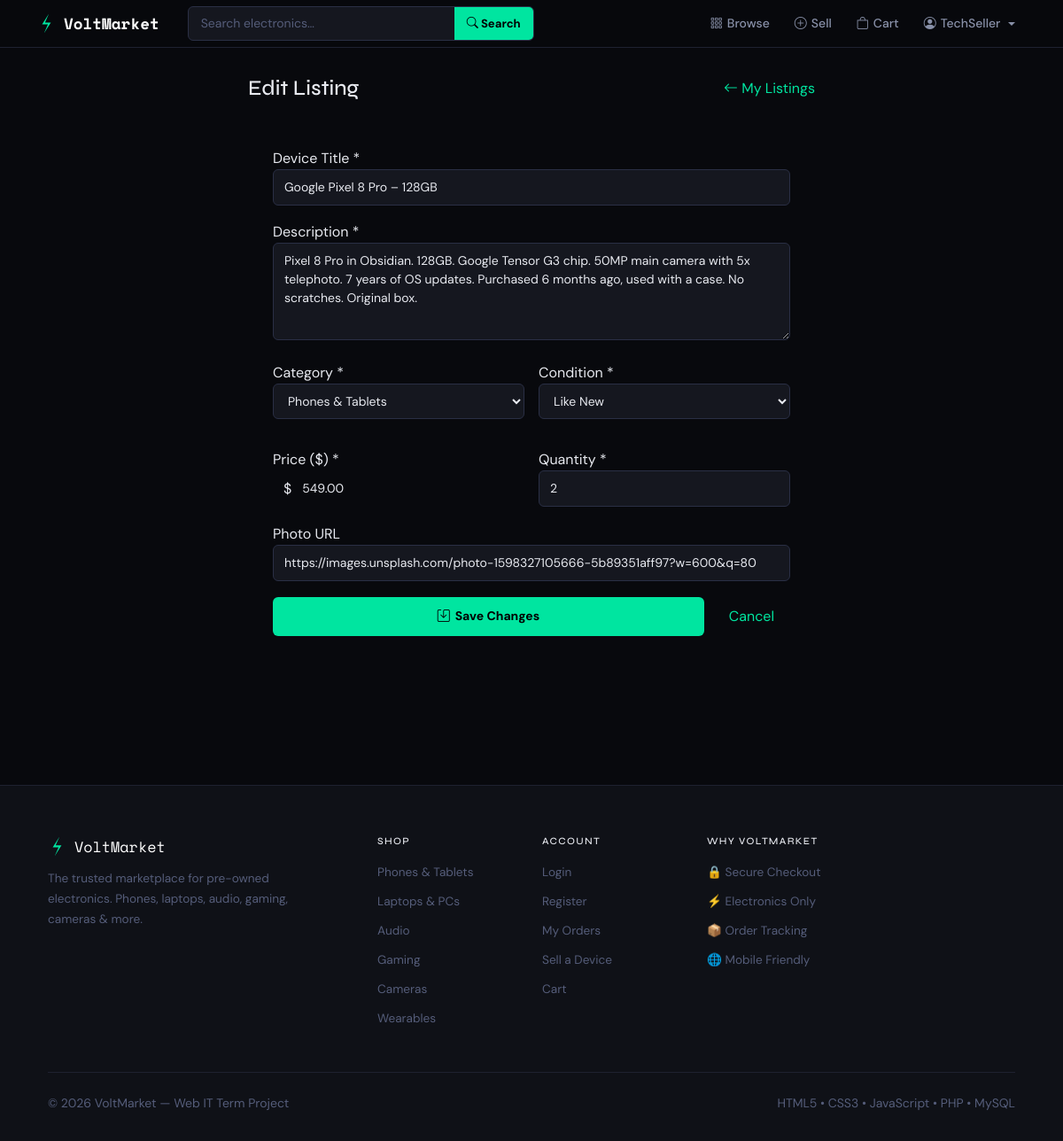
The app's page /edit_listing.php?id=4 (signed in) with its own data.
### tables this page shows
CREATE TABLE IF NOT EXISTS products (
  id INT AUTO_INCREMENT PRIMARY KEY, name VARCHAR(200) NOT NULL, description TEXT,
  price DECIMAL(10,2) NOT NULL, image_url VARCHAR(500) DEFAULT NULL,
  category VARCHAR(80) NOT NULL, `condition` VARCHAR(50) NOT NULL DEFAULT 'Good',
  stock INT NOT NULL DEFAULT 1, seller_id INT NOT NULL, created_at TIMESTAMP NOT NULL DEFAULT CURRENT_TIMESTAMP,
  FOREIGN KEY (seller_id) REFERENCES users(id) ON DELETE CASCADE
);

### edit_listing.php (the view, shortened to what this page needs)
<?php
require_once __DIR__ . '/includes/db.php';
$id=filter_input(INPUT_GET,'id',FILTER_VALIDATE_INT);
$stmt=$pdo->prepare("SELECT * FROM products WHERE id=?"); $stmt->execute([$id]); $product=$stmt->fetch();
$categories=['Phones & Tablets','Laptops & PCs','Audio','Gaming','Cameras','Wearables','Components & Parts'];
$conditions=['Like New','Good','Fair','For Parts'];
require_once __DIR__ . '/includes/header.php';
?>
<div style="max-width:640px;margin:0 auto;">
  <div style="display:flex;justify-content:space-between;align-items:center;margin-bottom:24px;">
    <h1 style="font-size:1.5rem;margin:0;">Edit Listing</h1>
    <a href="<?= BASE_URL ?>/sell.php" class="btn-outline btn-sm"><i class="bi bi-arrow-left"></i> My Listings</a>
  </div>
  <div style="background:var(--card);border:1px solid var(--border);border-radius:var(--radius-lg);padding:28px;">
    <form method="POST" class="vm-form" novalidate>
      <div class="vm-form-group"><label class="vm-sidebar-lbl">Device Title *</label><input type="text" name="name" class="vm-input" required minlength="2" value="<?= htmlspecialchars($product['name']) ?>"></div>
      <div class="vm-form-group"><label class="vm-sidebar-lbl">Description *</label><textarea name="description" class="vm-input" style="min-height:110px;" required><?= htmlspecialchars($product['description']) ?></textarea></div>
      <div style="display:grid;grid-template-columns:1fr 1fr;gap:16px;">
        <div class="vm-form-group"><label class="vm-sidebar-lbl">Category *</label>
          <select name="category" class="vm-input" required><?php foreach($categories as $c): ?><option value="<?= $c ?>" <?= $product['category']===$c?'selected':'' ?>><?= $c ?></option><?php endforeach; ?></select>
        </div>
        <div class="vm-form-group"><label class="vm-sidebar-lbl">Condition *</label>
          <select name="condition" class="vm-input" required><?php foreach($conditions as $c): ?><option value="<?= $c ?>" <?= $product['condition']===$c?'selected':'' ?>><?= $c ?></option><?php endforeach; ?></select>
        </div>
        <div class="vm-form-group"><label class="vm-sidebar-lbl">Price ($) *</label>
          <div style="display:flex;background:var(--bg3);border:1px solid var(--border2);border-radius:var(--radius);overflow:hidden;">
            <span style="padding:9px 12px;color:var(--text3);font-family:var(--mono);">$</span>
            <input type="number" name="price" style="flex:1;background:transparent;border:none;outline:none;color:var(--text);padding:9px 12px 9px 0;font-family:var(--sans);font-size:.875rem;" step="0.01" min="0.01" required value="<?= htmlspecialchars($product['price']) ?>">
          </div>
        </div>
        <div class="vm-form-group"><label class="vm-sidebar-lbl">Quantity *</label><input type="number" name="stock" class="vm-input" min="0" required value="<?= htmlspecialchars($product['stock']) ?>"></div>
      </div>
      <div class="vm-form-group"><label class="vm-sidebar-lbl">Photo URL</label><input type="url" name="image_url" class="vm-input" value="<?= htmlspecialchars($product['image_url']??'') ?>"></div>
      <div style="display:flex;gap:10px;margin-top:4px;">
        <button type="submit" class="btn-volt" style="flex:1;justify-content:center;padding:11px;"><i class="bi bi-save"></i> Save Changes</button>
        <a href="<?= BASE_URL ?>/sell.php" class="btn-outline" style="padding:10px 18px;">Cancel</a>
      </div>
    </form>
  </div>
</div>
<?php require_once __DIR__ . '/includes/footer.php'; ?>

### includes/header.php (style rules this page uses)
:root { --vm-bg: #08090d; --vm-bg2: #0f1117; --vm-bg3: #15171f; --vm-card: #13151e; --vm-border: #1e2130; --vm-border2: #2a2f45; --vm-accent: #00e5a0; --vm-orange: #ff5f2e; --vm-blue: #3d8bff; --vm-text: #e8eaf0; --vm-text2: #8890a8; --vm-text3: #555d7a; --vm-mono: 'Space Mono', monospace; --vm-sans: 'DM Sans', sans-serif; --vm-display: 'Syne', sans-serif; --vm-radius: 6px; --vm-radius-lg: 12px; --vm-glow: 0 0 24px rgba(0,229,160,.14); --vm-shadow: 0 4px 24px rgba(0,0,0,.5); }
*, *::before, *::after { box-sizing: border-box; }
html { scroll-behavior: smooth; }
body { background: var(--vm-bg) !important; color: var(--vm-text) !important; font-family: var(--vm-sans) !important; min-height: 100vh; }
h1,h2,h3,h4,h5,h6 { font-family: var(--vm-display) !important; color: var(--vm-text) !important; }
a { color: var(--vm-accent); text-decoration: none; transition: color .2s; }
.btn-volt { display: inline-flex; align-items: center; gap: 6px; background: var(--vm-accent); color: #000 !important; font-weight: 700; padding: 10px 20px; border-radius: var(--vm-radius); font-size: .875rem; border: none; cursor: pointer; transition: background .2s, transform .1s; text-decoration: none !important; }
.vm-input { background: var(--vm-bg3) !important; border: 1px solid var(--vm-border2) !important; color: var(--vm-text) !important; border-radius: var(--vm-radius) !important; padding: 9px 12px !important; font-family: var(--vm-sans) !important; font-size: .875rem !important; width: 100%; transition: border-color .2s, box-shadow .2s; outline: none; }
.vm-input::placeholder { color: var(--vm-text3) !important; }
select.vm-input option { background: var(--vm-bg2); color: var(--vm-text); }
textarea.vm-input { min-height: 90px; resize: vertical; }
.vm-form-group { margin-bottom: 18px; }

### records on screen
products: name "Google Pixel 8 Pro – 128GB", description "Pixel 8 Pro in Obsidian. 128GB. Google Tensor G3 chip. 50MP main camera with 5x telephoto. 7 years of OS updates. Purchased 6 months ago, used with a case. No scratches. Original box.", category "Phones & Tablets", condition "Like New", price "549.00", stock "2", image_url "https://images.unsplash.com/photo-1598327105666-5b89351aff97?w=600&q=80"

### other values on screen
getCurrentUserName() "TechSeller"
